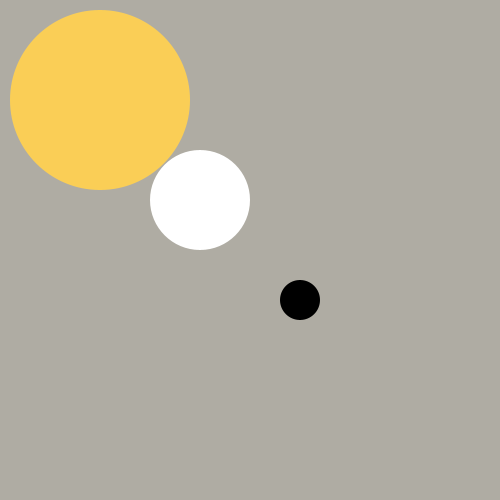
Frame 1 (no input)
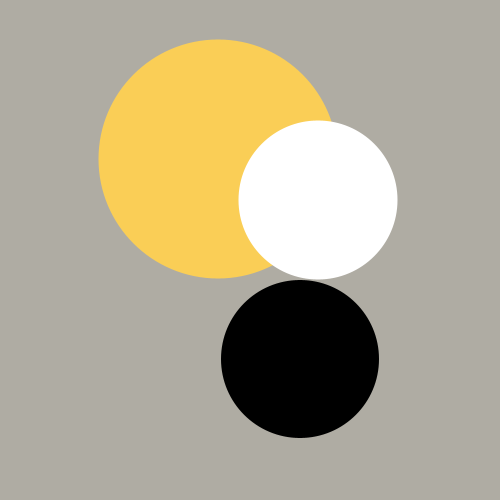
Frame 60 (the mouse pressed at the canvas centre just before this capture)
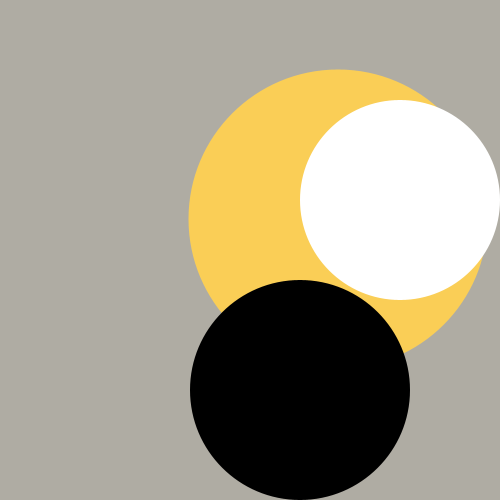
Frame 120 (the mouse held since frame 60 and released just before this capture)

The Processing sketch that drew these frames (run headless with seeded random() and noise(); from frame 60 on, the mouse is pressed at the canvas centre):

// Processing sketch: growing_labda
// ── growing_labda.pde
class Labda {
  float x;
  float y;
  float sugar;
  color szin;

  void rajzold_ki() {
    noStroke();
    fill(szin);
    ellipse(x, y, 2*sugar, 2*sugar);
  }

  void le() {
    y=y+1;
  }

  void jobbra() {
    x=x+2;
  }

  void atlo() {
    x=x+2;
    y=y+1;
  }

  boolean bent_van() {
    if (y>0+sugar && x>0+sugar && y<height-sugar && x<width-sugar) {
      return true;
    } else {
      return false;
    }
  }

  void grow(float f) {
    sugar=sugar+f;
  }
}

Labda sarga_labda = new Labda();
Labda feher_labda = new Labda();
Labda fekete_labda = new Labda();
void setup() {
  size(500, 500);

  feher_labda.x=200;
  feher_labda.y=200;
  feher_labda.sugar=50;
  feher_labda.szin=color(#ffffff);

  sarga_labda.x=100;
  sarga_labda.y=100;
  sarga_labda.sugar=90;
  sarga_labda.szin=color(#FACE56);

  fekete_labda.x=300;
  fekete_labda.y=300;
  fekete_labda.sugar=20;
  fekete_labda.szin=color(0, 0, 0);
}

void draw() {
  background(#AFACA3);
  sarga_labda.rajzold_ki();
  feher_labda.rajzold_ki();
  fekete_labda.rajzold_ki();

  //fekete_labda.le();
  //feher_labda.jobbra();
  //sarga_labda.atlo();

  if (feher_labda./*x<450*/bent_van()) {
    feher_labda.jobbra();
  }

  if (fekete_labda./*y<480*/bent_van()) {
    fekete_labda.le();
  }

  if (sarga_labda./*x<400*/bent_van()) {
    sarga_labda.atlo();
  }

  if (feher_labda.bent_van()) {
    feher_labda.grow(0.5);
  }
  
  if (fekete_labda.bent_van()){
    fekete_labda.grow(1);
  }
  
  if (sarga_labda.bent_van()){
    sarga_labda.grow(0.5);
  }
}
